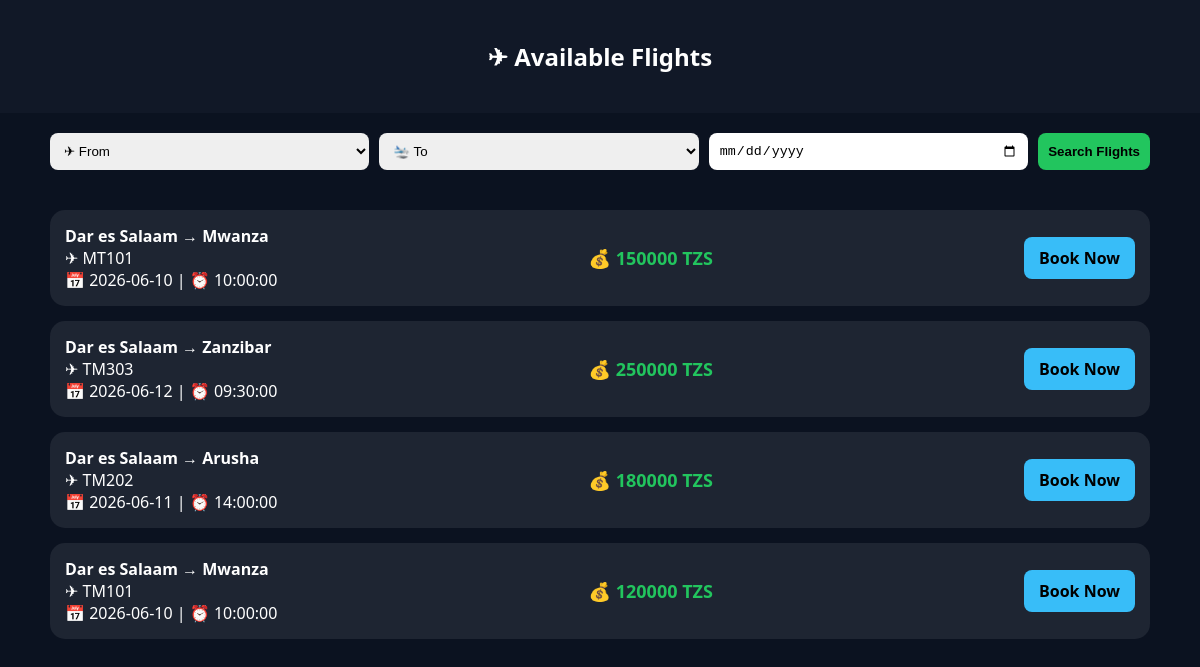
Screenshot of /index.php (signed in) with the database file from the repository.
### tables this page shows
CREATE TABLE `flights` (
  `id` int(11) NOT NULL,
  `flight_number` varchar(20) NOT NULL,
  `origin` varchar(100) NOT NULL,
  `destination` varchar(100) NOT NULL,
  `departure_date` date NOT NULL,
  `departure_time` time NOT NULL,
  `price_economy` decimal(10,2) NOT NULL,
  `price_business` decimal(10,2) NOT NULL,
  `seats_available` int(11) NOT NULL,
  `status` enum('scheduled','delayed','cancelled') DEFAULT 'scheduled',
  `price` int(11) DEFAULT 0
);

### index.php (the view, shortened to what this page needs)
<?php
include 'config/db.php';
?>
<!DOCTYPE html>
<html>
<head>
</head>
<body>
<div class="header">
<h2>✈ Available Flights</h2>
</div>
<form class="search" method="GET">
<select name="from" required>
<option value="">✈ From</option>
</select>
<select name="to" required>
<option value="">🛬 To</option>
</select>
<input type="date" name="date">
<button type="submit">Search Flights</button>
</form>
<div class="container">
<?php
$where = "1=1";
$flights = $conn->query("
SELECT id, origin, destination, flight_number, departure_date, departure_time, price
FROM flights
WHERE $where
ORDER BY id DESC
");
while($f = $flights->fetch_assoc()){
?>
<div class="card">
<div>
<strong><?= $f['origin'] ?> → <?= $f['destination'] ?></strong><br>
✈ <?= $f['flight_number'] ?><br>
📅 <?= $f['departure_date'] ?> | ⏰ <?= $f['departure_time'] ?><br>
</div>
<div class="price">
💰 <?= $f['price'] ?> TZS
</div>
<a class="btn" href="passenger/booking.php?flight_id=<?= $f['id'] ?>">
Book Now
</a>
</div>
<?php } ?>
</div>
</body>
</html>

### index.php (style rules this page uses)
body { margin:0; font-family:Segoe UI; background:#0b1220; color:white; }
.header { padding:20px; text-align:center; background:#111827; }
.search { display:flex; gap:10px; flex-wrap:wrap; padding:20px; max-width:1100px; margin:auto; }
.search select, .search input, .search button { padding:10px; border:none; border-radius:8px; }
.search select, .search input { flex:1; }
.search button { background:#22c55e; font-weight:bold; cursor:pointer; }
.container { max-width:1100px; margin:auto; padding:20px; }
.card { background:rgba(255,255,255,0.08); padding:15px; border-radius:15px; margin-bottom:15px; display:flex; justify-content:space-between; align-items:center; }
.price { color:#22c55e; font-weight:bold; font-size:18px; }
.btn { padding:10px 15px; background:#38bdf8; border-radius:8px; color:black; text-decoration:none; font-weight:bold; }

### rows the page displays
flights: origin "Dar es Salaam", destination "Mwanza", flight_number "MT101", departure_date "2026-06-10", departure_time "10:00:00", price "150000"
flights: origin "Dar es Salaam", destination "Zanzibar", flight_number "TM303", departure_date "2026-06-12", departure_time "09:30:00", price "250000"
flights: origin "Dar es Salaam", destination "Arusha", flight_number "TM202", departure_date "2026-06-11", departure_time "14:00:00", price "180000"
flights: origin "Dar es Salaam", destination "Mwanza", flight_number "TM101", departure_date "2026-06-10", departure_time "10:00:00", price "120000"
